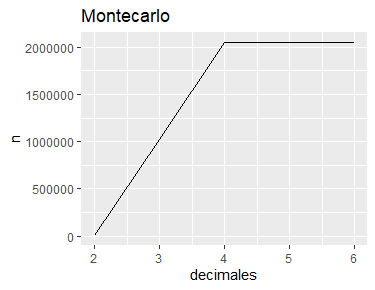

Write the R code that produced this figure.
install.packages("distr")
install.packages("ggplot2")
library(distr)
library(ggplot2)

wolf=0.048834 #wolfram alpha
rate=0.80 #tasa exito
exitos=as.data.frame(matrix(nrow = 5, ncol = 1))  #matriz para guardado y grafico final
wolfram=cbind(round(wolf,digits=2),round(wolf,digits=3),round(wolf,digits=4),round(wolf,digits=5),wolf)#matriz de decimales

montecarlosf<-function(n) {
  desde <- 3
  hasta <- 7
  f <- function(x) { return(1 / (exp(x) + exp(-x))) }
  g <- function(x) { return((2 / pi) * f(x)) }
  suppressMessages(library(distr))
  generador  <- r(AbscontDistribution(d = g)) # creamos un generador            
  valores <- generador(n)
  mc=sum(valores >= desde & valores <= hasta)
  integral <- sum(mc) / n
  resultado=(pi / 2) * integral
  return(resultado)
}

replica <- function() { replicate(reps, montecarlosf(nsample))  } #repite la funcion montecarlo


for (c in 2:6) {  #bucle por cada decimal
  reps=20 #repeticiones
  nsample=5000  #muestras
  paso=1000 #pasos
  #bucle en caso una repeticion no consiga la tasa de exito, repetir proceso
  for (i in 1:10) {
    resultado<-round(replica(),digits=c)  #guarda en resultado las replicas
    #en caso el vector resultado no encuentre a la tasa fijada de exito los decimales iguales a wolfram,
    #sumar pasos y muestras y repite, caso contrario, sale del bucle
    if (as.numeric(length(resultado[resultado == wolfram[1,c-1] ])/reps) <= rate){
      paso=paso+paso
      nsample=nsample+paso
    } else {
      break
    }
  }
  #guarda la muestra en la cual fue exitosa la tasa para el vector resultado
  exitos[c-1,1]=nsample
}

#grafico
ggplot()+geom_line(data=exitos,aes(x=c(2:6),y=exitos$V1))+labs(title="Montecarlo",y="n",x="decimales")
